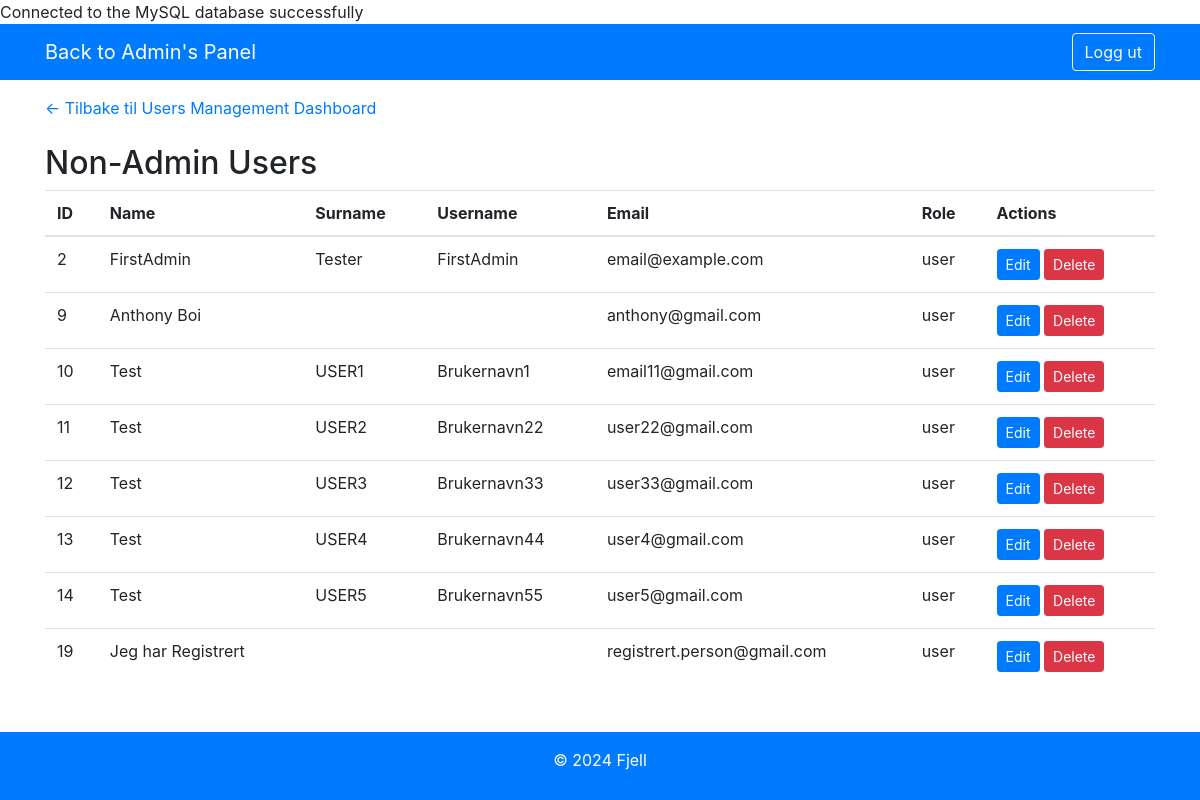
Screenshot of /templates/non_admin_users.php (signed in) with the database file from the repository.
### tables this page shows
CREATE TABLE `users` (
  `id` int(11) NOT NULL AUTO_INCREMENT,
  `name` varchar(100) NOT NULL,
  `surname` varchar(100) NOT NULL,
  `username` varchar(50) NOT NULL,
  `email` varchar(100) NOT NULL,
  `password` varchar(255) NOT NULL,
  `role` varchar(50) NOT NULL DEFAULT 'user',
  PRIMARY KEY (`id`)
);

### templates/non_admin_users.php (the view, shortened to what this page needs)
<?php
require_once __DIR__ . '/../includes/connect.php';
$query = "SELECT id, name, surname, username, email, role FROM users WHERE role != 'admin'";
$users = $conn->query($query);
?>
<!DOCTYPE html>
<html lang="en">
<head>
    <link rel="stylesheet" href="https://stackpath.bootstrapcdn.com/bootstrap/4.5.0/css/bootstrap.min.css">
</head>
<body>
<nav class="navbar navbar-expand-lg navbar-dark bg-primary">
    <div class="container">
        <a class="navbar-brand" href="/../TICKETS/dashboard/admin_panel.php">Back to Admin's Panel</a>
        <div class="ml-auto">
            <a href="../LOG_IN_SYSTEM/logout.php" class="btn btn-outline-light">Logg ut</a>
        </div>
    </div>
</nav>
    <div class="container mt-3">
        <a href="management.php" style="text-decoration: none;">&larr; Tilbake til Users Management Dashboard</a>
    </div>
    <div class="container mt-4">
        <h2>Non-Admin Users</h2>
        <table class="table">
            <thead>
                <tr>
                    <th>ID</th>
                    <th>Name</th>
                    <th>Surname</th>
                    <th>Username</th>
                    <th>Email</th>
                    <th>Role</th>
                    <th>Actions</th>
                </tr>
            </thead>
            <tbody>
                <?php while($user = $users->fetch(PDO::FETCH_ASSOC)): ?>
                    <tr>
                        <td><?php echo htmlspecialchars($user['id']); ?></td>
                        <td><?php echo htmlspecialchars($user['name']); ?></td>
                        <td><?php echo htmlspecialchars($user['surname']); ?></td>
                        <td><?php echo htmlspecialchars($user['username']); ?></td>
                        <td><?php echo htmlspecialchars($user['email']); ?></td>
                        <td><?php echo htmlspecialchars($user['role']); ?></td>
                        <td>
                            <a href="rediger_bruker.php?id=<?php echo $user['id']; ?>" class="btn btn-primary btn-sm">Edit</a>
                            <a href="slett_nona_bruker.php?id=<?php echo $user['id']; ?>" class="btn btn-danger btn-sm" onclick="return confirm('Are you sure?')">Delete</a>
                        </td>
                    </tr>
                <?php endwhile; ?>
            </tbody>
        </table>
    </div>
    <footer class="footer bg-primary text-white mt-5">
        <div class="container text-center py-3">
            <p>&copy; 2024 Fjell</p>
        </div>
    </footer>
</body>
</html>

### rows the page displays
users: id "2", name "FirstAdmin", surname "Tester", username "FirstAdmin", email "email@example.com", role "user"
users: id "9", name "Anthony Boi", email "anthony@gmail.com", role "user"
users: id "10", name "Test", surname "USER1", username "Brukernavn1", email "email11@gmail.com", role "user"
users: id "11", name "Test", surname "USER2", username "Brukernavn22", email "user22@gmail.com", role "user"
users: id "12", name "Test", surname "USER3", username "Brukernavn33", email "user33@gmail.com", role "user"
users: id "13", name "Test", surname "USER4", username "Brukernavn44", email "user4@gmail.com", role "user"
users: id "14", name "Test", surname "USER5", username "Brukernavn55", email "user5@gmail.com", role "user"
users: id "19", name "Jeg har Registrert", email "registrert.person@gmail.com", role "user"
